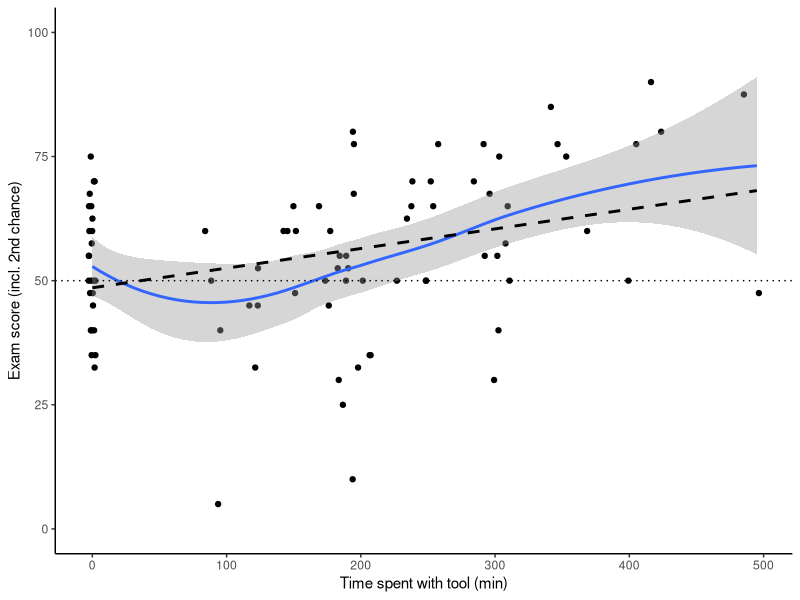
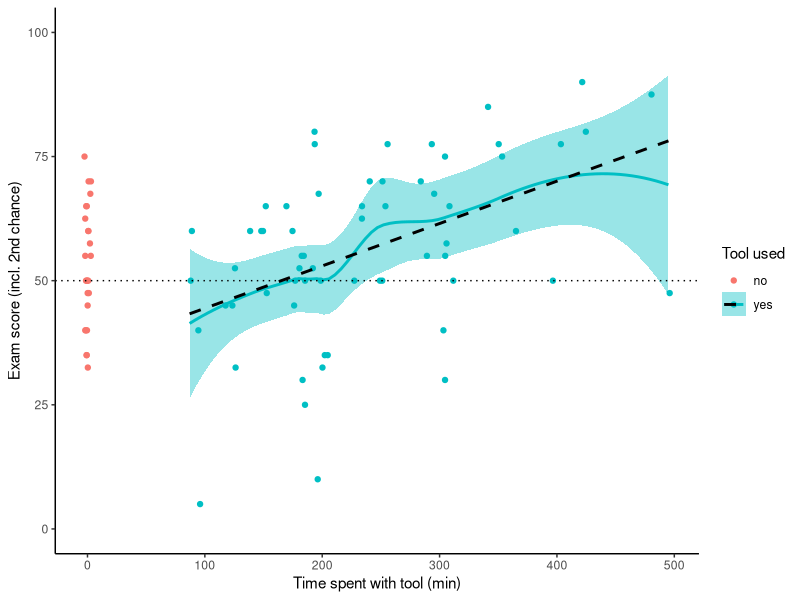
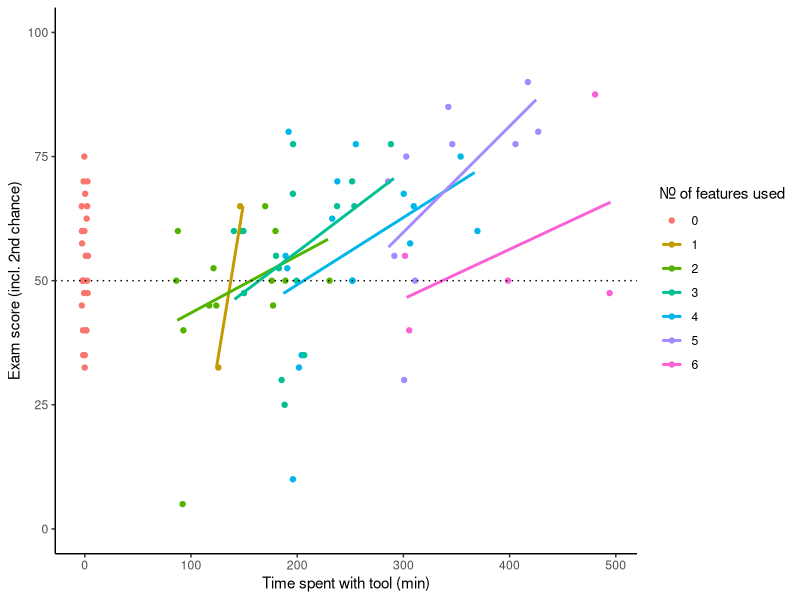
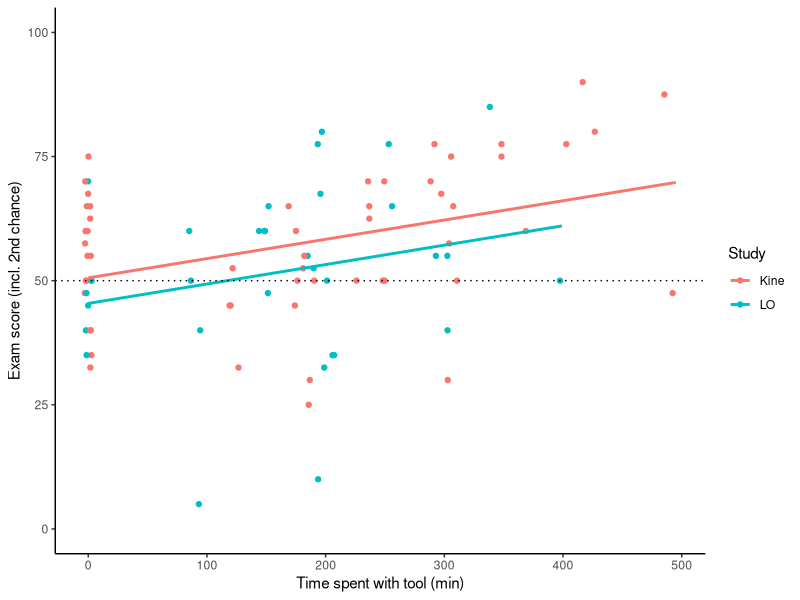

Source code (R) for these figures, in order:
# tool vs. exam scores

library(tidyverse)
library(readxl)


ToolUseExamScore <- read_excel(
  "Data/Sharepoint_Usage_and_score_data.xlsx", 
  range = "A1:M88"
) %>% select(-Name)


# 4 studenten met lagere score in 2e zit: misschien sensitivity analyse doen
# waarbij we de hoogste van de 2 scores nemen als uitkomst
ToolUseExamScore %>% filter(Exam_score > incl_2e_zit)


# some additional variables
ToolUseExamScore <- ToolUseExamScore %>%
  mutate(
    Used_3D = factor(Used_3D, c(0, 1), c("no","yes")),
    number_features = Lowerlimb_Blanc + Lowerlimb_Annotations + 
      Lowerlimb_Quiz + Upperlimb_Blanc + Upperlimb_Annotations + Upperlimb_Quiz
  ) 


# visual explorations of data
ToolUseExamScore %>%
  ggplot(aes(Time_minutes, incl_2e_zit)) +
  geom_jitter(height = 0, width = 3) +
  geom_smooth(method = "loess") +
  geom_smooth(method = "lm", color = "black", se = F, lty = 2) +
  scale_y_continuous(limits = c(0, 100)) +
  geom_hline(yintercept = 50, lty = 3) +
  labs(x = "Time spent with tool (min)", 
       y = "Exam score (incl. 2nd chance)",
       color = "Tool used") +
  theme_classic()

ToolUseExamScore %>%
  ggplot(aes(Time_minutes, incl_2e_zit, group = Used_3D, color = Used_3D,
             fill = Used_3D)) +
  geom_jitter(width = 3, height = 0) +
  geom_smooth(method = "loess") +
  geom_smooth(method = "lm", color = "black", se = F, lty = 2) +
  scale_y_continuous(limits = c(0, 100)) +
  geom_hline(yintercept = 50, lty = 3) +
  labs(x = "Time spent with tool (min)", 
       y = "Exam score (incl. 2nd chance)",
       color = "Tool used", fill = "Tool used") +
  theme_classic()

ToolUseExamScore %>%
  ggplot(aes(Time_minutes, incl_2e_zit, color = factor(number_features))) +
  geom_jitter(height = 0, width = 3) +
  geom_smooth(method = "lm", se = F) +
  scale_y_continuous(limits = c(0, 100)) +
  geom_hline(yintercept = 50, lty = 3) +
  labs(x = "Time spent with tool (min)", 
       y = "Exam score (incl. 2nd chance)",
       color = "Nr. of features used") +
  theme_classic()

ToolUseExamScore %>%
  ggplot(aes(Time_minutes, incl_2e_zit, color = factor(Study))) +
  geom_jitter(height = 0, width = 3) +
  geom_smooth(method = "lm", se = F) +
  scale_y_continuous(limits = c(0, 100)) +
  geom_hline(yintercept = 50, lty = 3) +
  labs(x = "Time spent with tool (min)", 
       y = "Exam score (incl. 2nd chance)",
       color = "Study") +
  theme_classic()



# Pearson correlation (all)
# r = 0.33, p = 0.002
with(ToolUseExamScore,
     cor.test(Time_minutes, incl_2e_zit))

# Pearson correlation (within students who used the tool)
# r = 0.47, p < 0.001
with(ToolUseExamScore %>% filter(Used_3D == "yes"),
     cor.test(Time_minutes, incl_2e_zit))



### Welch 2-sample t-test: comparison of time spent on the website between LO/Kine
#   mean difference = 9.7 (95% CI [-45.4; 64.8]), p = 0.73
with(ToolUseExamScore,
     t.test(Time_minutes ~ Study))
# LO LO LO
#     Kiné Kiné Kiné
# LO LO LO 
#     Kiné Kiné Kiné
# :-) 



### Welch 2-sample t-test: comparison of score between users and non-users
#   mean difference = 3.2 (95% CI [-9.8; 3.4]), p = 0.34
with(ToolUseExamScore,
     t.test(incl_2e_zit ~ Used_3D))



### linear model (within students who used the tool)

m0 <- lm(
  incl_2e_zit ~ I(Time_minutes/60),
  data = ToolUseExamScore %>% filter(Used_3D == "yes")
)
summary(m0)

m1 <- lm(
  incl_2e_zit ~ I(Time_minutes/60) + Study,
  data = ToolUseExamScore %>% filter(Used_3D == "yes")
)
summary(m1)

m2 <- lm(
  incl_2e_zit ~ I(Time_minutes/60) + number_features,
  data = ToolUseExamScore %>% filter(Used_3D == "yes")
)
summary(m2)



### nested linear model (all students)

m3 <- lm(
  incl_2e_zit ~ Used_3D / I(Time_minutes/60),
  data = ToolUseExamScore %>%
    mutate(
      Time_minutes = case_when(Used_3D == "yes" ~ Time_minutes - 300,
                               TRUE ~ Time_minutes)
    )
)
summary(m3)
confint(m3)
sqrt(var(m3$residuals))




